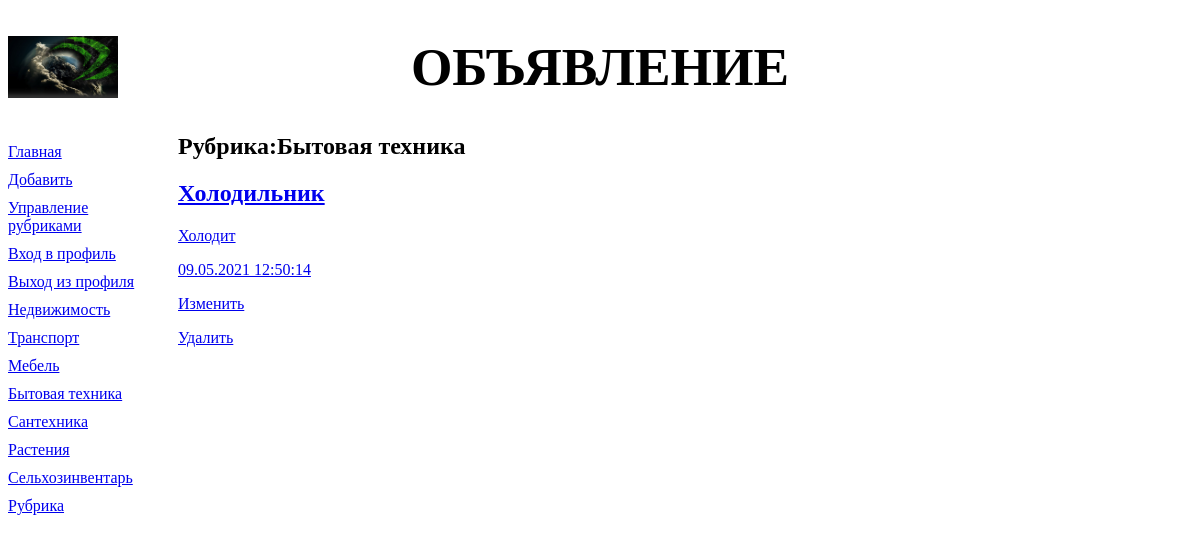
The page /bboard/3/ on the database as committed earlier.
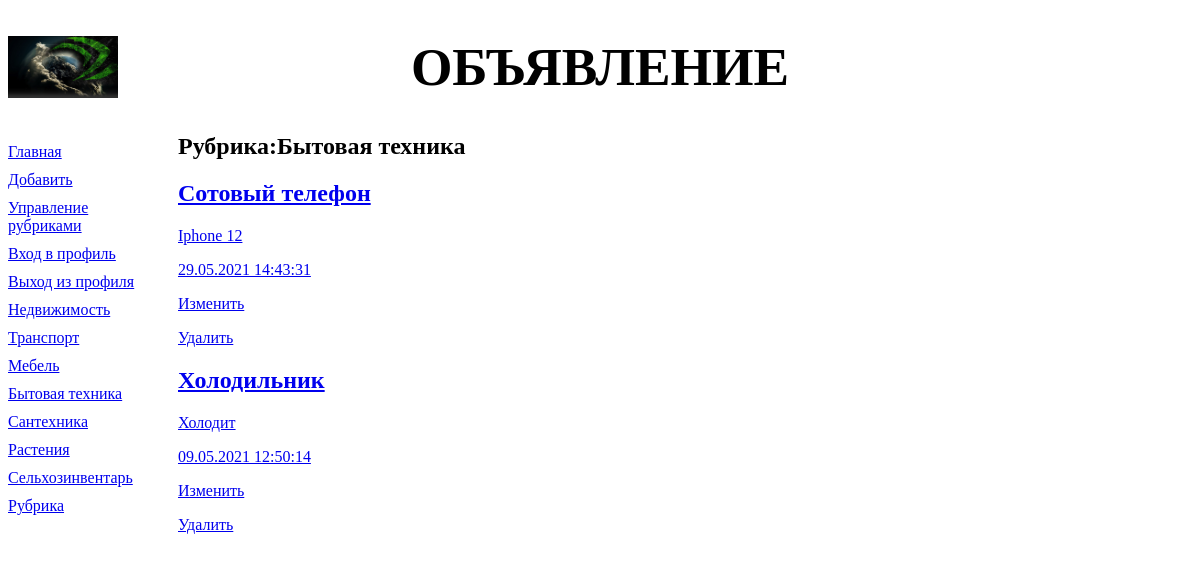
The same page on the database as committed later.
### bboard/models.py (models this page shows, shortened)
class Rubric(models.Model):
    name = models.CharField(max_length=20, db_index=True, verbose_name='Название')
    order = models.SmallIntegerField(default=0, db_index=True)
    objects = RubricManager()
    class Meta:
        verbose_name_plural = 'Рубрики'
        verbose_name = 'Рубрика'
        ordering = ['order', 'name']

class Bb(models.Model):
    title = models.CharField(max_length=50, verbose_name='Товар')
    content = models.TextField(null=True, blank=True, verbose_name='Описание')
    price = models.FloatField(null=True, blank=True, verbose_name='Цена')
    published = models.DateTimeField(auto_now_add=True, db_index=True, verbose_name='Опубликованно')
    rubric = models.ForeignKey('Rubric', null=True, on_delete=models.PROTECT, verbose_name='Рубрика')
    objects = models.Manager()
    revers = BbManager()
    def title_and_price(self):
        if self.price:
            return '%s (%.2f)' % (self.title, self.price)
        else:
            return self.title
    title_and_price.short_description = 'Название и цена'
    class Meta:
        verbose_name_plural = 'Объявления'
        verbose_name = 'Объявление'
        ordering = ['-published']

### bboard/views.py (the view)
class BbByRubricView(SingleObjectMixin,ListView):
    template_name = 'bboard/by_rubric.html'
    pk_url_kwarg = 'rubric_id'
    def get(self, request, *args, **kwargs):
        self.object = self.get_object(queryset = Rubric.objects.all())
        return super().get(request, *args, **kwargs)
    def get_context_data(self, **kwargs):
        context = super().get_context_data(**kwargs)
        context['current_rubric'] = self.object
        context['rubrics'] = Rubric.objects.all()
        context['bbs'] = context['object_list']
        return context
    def get_queryset(self):
        return self.object.bb_set.all()

### bboard/models.py (called while the page is built)
    def get_queryset(self):
        return RubricQuerySet(self.model, using=self._db)

### bboard/templates/bboard/by_rubric.html (shortened to what this page needs)
{% extends "layout/basic.html" %}
{% block content %}
<h2>Рубрика:{{ current_rubric.name }}</h2>
{% for bb in bbs %}
<div>
	<h2><a href="{% url 'detail' pk=bb.pk %}">{{ bb.title }}</h2>
	<p>{{ bb.content }}</p>
	<p>{{ bb.published|date:"d.m.Y H:i:s" }}</p>
	<p><a href="{% url 'bb_form' pk=bb.pk %}">Изменить</a></p>
	<p><a href="{% url 'bb_confirm_delete' pk=bb.pk %}">Удалить</a></p>
</div>
{% endfor %}
{% endblock %}

### bboard/templates/layout/basic.html (shortened to what this page needs)
{% load static %}
<!DOCTYPE html>
<html>
	<head>
		<link rel="stylesheet" type="text/css" href="{% static 'bboard/style.css' %}">
	</head>
	<body>
		<header>
			<h1>Объявление</h1>
		</header>
		<nav>
			<a href="{% url 'index' %}">Главная</a>
			<a href="{% url 'add' %}">Добавить</a>
			<a href="{% url 'rubrics' %}">Управление рубриками</a>
			<a href="{% url 'login' %}">Вход в профиль</a>
			<a href="{% url 'logout' %}">Выход из профиля</a>
			{% for rubric in rubrics %}
			<a href="{% url 'by_rubric' rubric.pk %}">{{ rubric.name }}</a>
			{% endfor %}
		</nav>
		<section>
		{% block content %}
		{% endblock %}
		</section>
	</body>
</html>

### bboard/static/bboard/style.css (style rules this page uses)
header h1 { font-size: 40pt; text-transform : uppercase; text-align: center; background: url("bg.jpg") left / auto 100% no-repeat; }
nav { font-size: : 16pt; width: 150px; float: left; }
nav a { display: block; margin: 10px 0px; }
section { margin-left: 170px; }

Rows that differ between the two databases and show on the page:
added Bb: title "Сотовый телефон", content "Iphone 12", published "29.05.2021 14:43:31"
